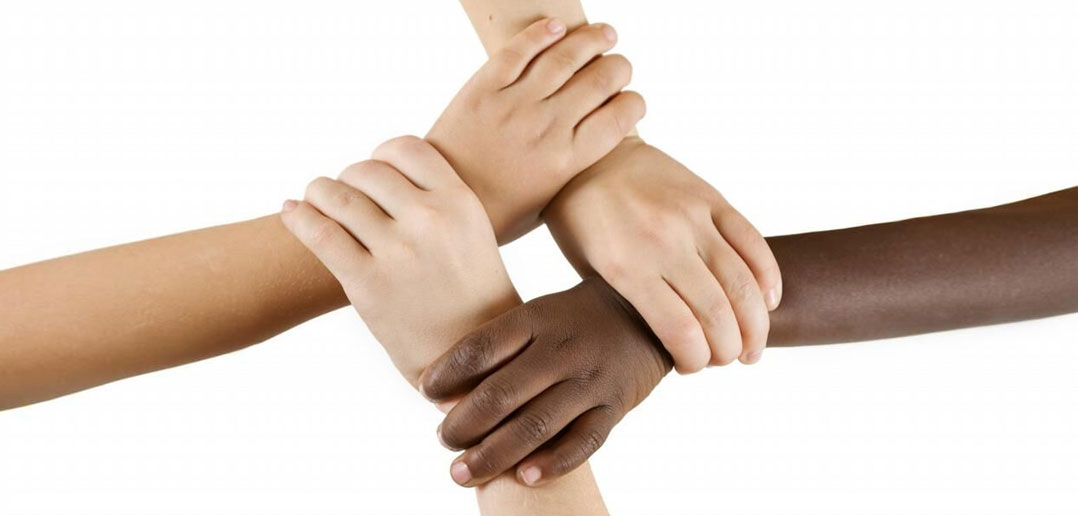
#> input picture PySkinDetection-master/testImages/f2.jpg, 1078 x 516 px, given in place of the camera
$ python app.py
#> lines starting #> are read from the running program, lines starting #| are printed output that depends on the picture; after the words box and inside, x2 and y2 are one past the last pixel; in counts of white or black regions, pixels touching at a corner belong together
#> further down, check is the input picture: shape (516, 1078, 3); mean B, G, R 198.8, 208.8, 223.1
### PySkinDetection-master/src/jeanCV.py
''''| Author: Jean Vitor de Paulo
	| Date: 29/09/2018
	| Edited by Vitor Mendes Carvalho and Eduardo Alexandre for test -- remotion of skin (20/01/2020)
'''


import cv2
import numpy as np
import matplotlib.pyplot as plt
import numpy as num
import numpy as np


class skinDetector(object):

	#class constructor
	def __init__(self, imageName, fundo):
		#self.image = cv2.imread(imageName)
		self.image = imageName
		self.fundo = fundo
		if self.image is None:
			print("IMAGE NOT FOUND")
			exit(1)
		#self.image = cv2.resize(self.image,(600,600),cv2.INTER_AREA)
		imageblur = cv2.bilateralFilter(self.image,9,75,75)
		self.HSV_image = cv2.cvtColor(imageblur, cv2.COLOR_BGR2HSV)
#> self.HSV_image: shape (258, 539, 3); mean H, S, V 6.4, 38.4, 223.3
		self.YCbCr_image = cv2.cvtColor(imageblur, cv2.COLOR_BGR2YCR_CB)
#> self.YCbCr_image: shape (258, 539, 3); mean of channels 0, 1, 2 212, 136, 120.6
		self.binary_mask_image = self.HSV_image
#================================================================================================================================
	#function to process the image and segment the skin using the HSV and YCbCr colorspaces, followed by the Watershed algorithm
	def find_skin(self):
		self.__color_segmentation()
		self.__region_based_segmentation()

#================================================================================================================================
	#Apply a threshold to an HSV and YCbCr images, the used values were based on current research papers along with some
	# empirical tests and visual evaluation
	def __color_segmentation(self):
		lower_HSV_values = np.array([0, 40, 0], dtype = "uint8") #preto
		upper_HSV_values = np.array([25, 255, 255], dtype = "uint8") #amarelo

		lower_YCbCr_values = np.array((0, 138, 67), dtype = "uint8") #marrom-avermelhado
		upper_YCbCr_values = np.array((255, 173, 133), dtype = "uint8") #branco

        #A binary mask is returned. White pixels (255) represent pixels that fall into the upper/lower.
		mask_YCbCr = cv2.inRange(self.YCbCr_image, lower_YCbCr_values, upper_YCbCr_values)
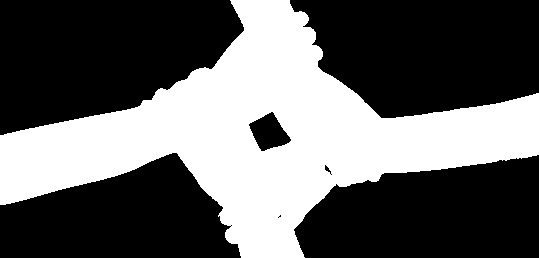
#> mask_YCbCr: shape (258, 539); 38.5% white; 1 white region, box (x1, y1, x2, y2) and area: (0, 0, 539, 258) 53566
		mask_HSV = cv2.inRange(self.HSV_image, lower_HSV_values, upper_HSV_values)
#> mask_HSV: shape (258, 539); 38.4% white; 1 white region, box (x1, y1, x2, y2) and area: (0, 0, 539, 258) 53428

		self.binary_mask_image = cv2.add(mask_HSV,mask_YCbCr)
#> self.binary_mask_image: shape (258, 539); 38.6% white; 1 white region, box (x1, y1, x2, y2) and area: (0, 0, 539, 258) 53684

#================================================================================================================================
	#Function that applies Watershed and morphological operations on the thresholded image
	def __region_based_segmentation(self):

		key = cv2.waitKey(1) & 0xFF #espera 1ms e verifica se alguma tecla foi pressionada
#> (key Esc is pressed here)

		#morphological operations
		image_foreground = cv2.erode(self.binary_mask_image,None,iterations = 1)     	#remove noise
#> image_foreground: shape (258, 539); 37.3% white; 1 white region, box (x1, y1, x2, y2) and area: (0, 0, 539, 258) 51896
		dilated_binary_image = cv2.dilate(self.binary_mask_image,None,iterations = 10)   #The background region is reduced a little because of the dilate operation
#> dilated_binary_image: shape (258, 539); 50.1% white; 5 black regions (1 under 20 px), largest, box (x1, y1, x2, y2) and area: (0, 0, 228, 123) 20418, (304, 0, 539, 107) 19316, (309, 168, 539, 258) 16389, (0, 168, 228, 258) 13299
		ret,image_background = cv2.threshold(dilated_binary_image,1,128,cv2.THRESH_BINARY)  #set all background regions to 128

		image_marker = cv2.add(image_foreground,image_background)   #add both foreground and backgroud, forming markers. The markers are "seeds" of the future image regions.
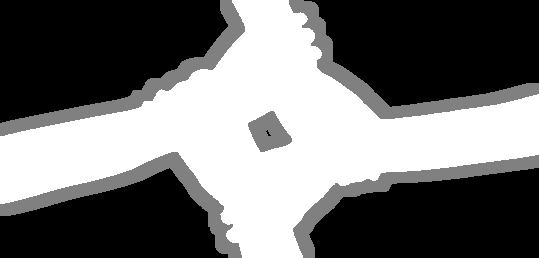
#> image_marker: shape (258, 539); min 0, max 255, mean 111.5
		image_marker32 = np.int32(image_marker) #convert to 32SC1 format
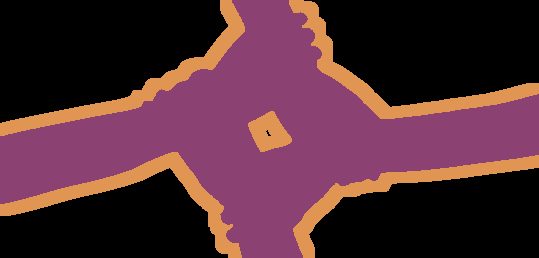
#> image_marker32: shape (258, 539) int32; 3 distinct labels, from 0 to 255; one colour per label, 0 black

		cv2.watershed(self.image,image_marker32)
		m = cv2.convertScaleAbs(image_marker32) #convert back to uint8
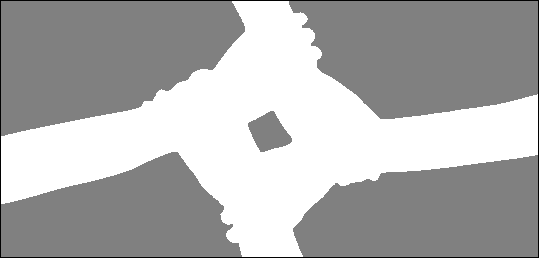
#> m: shape (258, 539); min 1, max 255, mean 173.7
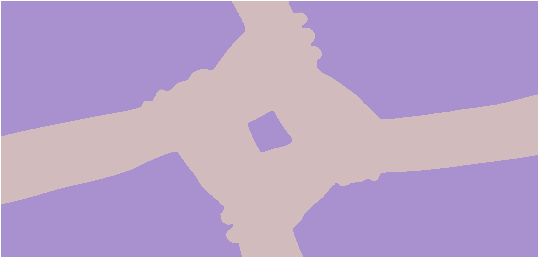
#> image_marker32: shape (258, 539) int32; 3 distinct labels, from -1 to 255; one colour per label, 0 black, -1 white

		#bitwise of the mask with the input image
		ret,image_mask = cv2.threshold(m,0,255,cv2.THRESH_BINARY+cv2.THRESH_OTSU)
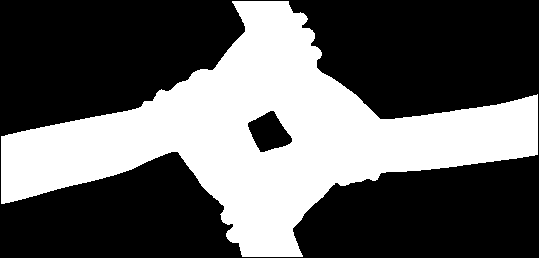
#> image_mask: shape (258, 539); 37.1% white; 1 white region, box (x1, y1, x2, y2) and area: (1, 1, 538, 257) 51649
#> ret = 128
		output = cv2.bitwise_and(self.image,self.image,mask = image_mask)
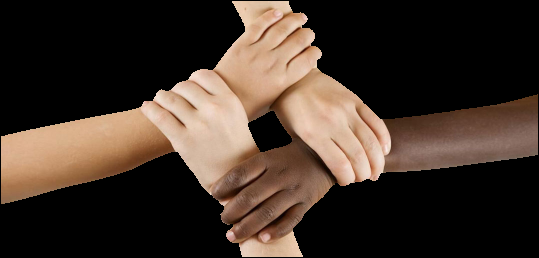
#> output: shape (258, 539, 3); mean B, G, R 41.3, 50.8, 64.7
		#show the images
		#self.show_image(self.image)
		saida = self.image
		for y in range(image_mask.shape[0]):
			for x in range(image_mask.shape[1]):
				if (image_mask[y,x])== 255:
					saida[y,x] = self.fundo[y,x]
		cv2.imshow("Fundo",self.fundo)
		cv2.imshow("saida",saida)
		#cv2.imshow("Image",self.image)
		#self.show_image(image_mask)
		cv2.imshow("Mask",image_mask)
		#self.show_image(output)
		cv2.imshow("Output",output)

		cv2.waitKey(3)

#================================================================================================================================
	# [4 lines left out: function show_image, not called in this run]
#================================================================================================================================

### PySkinDetection-master/src/app.py
import sys # for Command Line Arguments
from jeanCV import skinDetector
import cv2
import matplotlib.pyplot as plt
import numpy as num
import numpy as np

cap = cv2.VideoCapture(0)
if not cap.isOpened():
    raise IOError("Cannot open webcam")
ret, check = cap.read()
fundo = cv2.resize(check, None,fx=0.5,fy=0.5, interpolation=cv2.INTER_AREA)

while True:
    ret, frame = cap.read()
    imageName = cv2.resize(frame, None,fx=0.5,fy=0.5, interpolation=cv2.INTER_AREA)
    detector = skinDetector(imageName, fundo)
    detector.find_skin()

cap.release()
cv2.destroyAllWindows()
